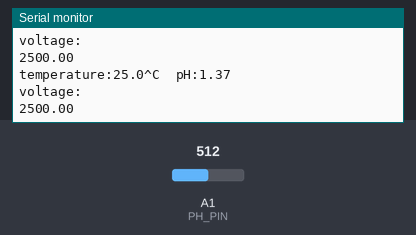
Recording of a sketch running on a simulated Arduino Uno, built with avr-gcc and run on an emulated ATmega328P. On the bench: the last lines printed to the serial monitor. The test bench sets the inputs (shaded band); at power-on: A1 (PH_PIN) = 512.

Above: at 2.8 s.
2.9 s: A1 (PH_PIN) set to 716
At 3.8 s:
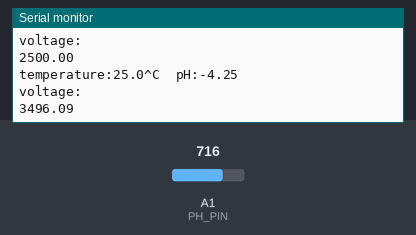
4.4 s: A1 (PH_PIN) set to 900
At 5.4 s:
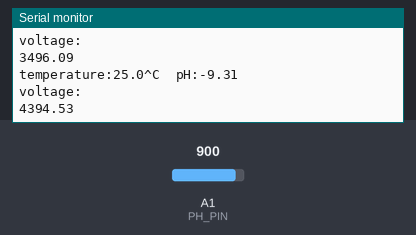
Timing chart, 0 to 7.4 s (numbered marks = the images above; inputs shaded):
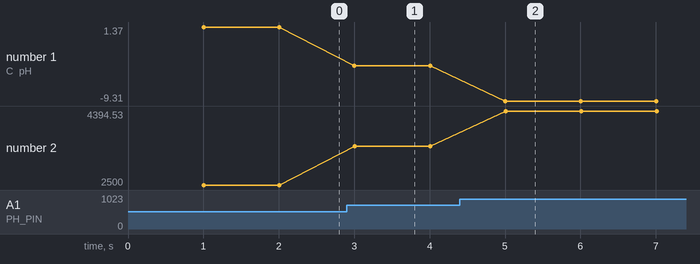

Measured:
- after the input at 2.9 s, the serial monitor: prints a new line after 0.10 s (image 1)
- after the input at 4.4 s, the serial monitor: prints a new line after 0.61 s (image 2)
- plotted number 1: 1.37 → -4.25 after the input at 2.9 s, -4.25 → -9.31 after the input at 4.4 s
- plotted number 2: 2500 → 3496.09 after the input at 2.9 s, 3496.09 → 4394.53 after the input at 4.4 s

The sketch:

DFRobot_PH_Test.ino
```cpp
// (licence header left out)
#include "DFRobot_PH.h"
#include <EEPROM.h>

#define PH_PIN A1
float voltage,phValue,temperature = 25;
DFRobot_PH ph;

void setup()
{
    Serial.begin(115200);
    ph.begin();
}

void loop()
{
    static unsigned long timepoint = millis();
    if(millis()-timepoint>1000U){                  //time interval: 1s
        timepoint = millis();
        //temperature = readTemperature();         // read your temperature sensor to execute temperature compensation
        voltage = analogRead(PH_PIN)/1024.0*5000;  // read the voltage
        phValue = ph.readPH(voltage,temperature);  // convert voltage to pH with temperature compensation
        Serial.print("temperature:");
        Serial.print(temperature,1);
        Serial.print("^C  pH:");
        Serial.println(phValue,2);
        Serial.println("voltage:");
        Serial.println(voltage);
    }
    ph.calibration(voltage,temperature);           // calibration process by Serail CMD
}
```
